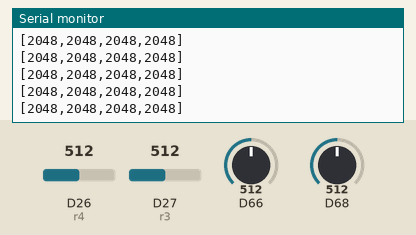
Recording of a sketch running on a simulated Arduino Due. Parts: the last lines printed to the serial monitor. The test bench sets the inputs (shaded band); at power-on: D26 (r4) = 512, D27 (r3) = 512, D66 = 512, D68 = 512 (analog values on the 0–1023 scale).

Above: at 1.2 s.
1.3 s: D26 (r4) set to 716
At 1.56 s:
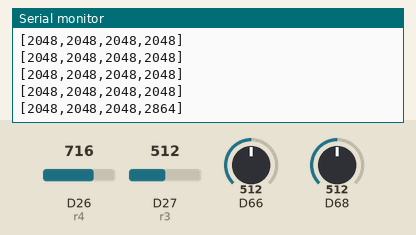
2.8 s: D27 (r3) set to 716
At 2.96 s:
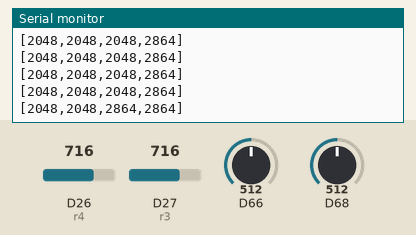
4.3 s: D66 set to 716
At 4.37 s:
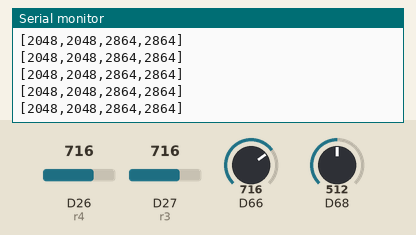
5.8 s: D68 set to 716
At 5.97 s:
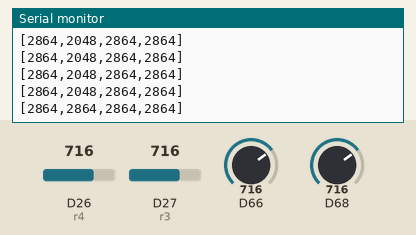
7.3 s: D26 (r4) set to 992
At 7.38 s:
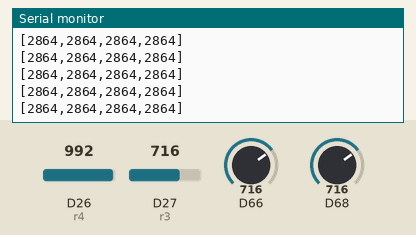
8.8 s: D27 (r3) set to 992
At 8.98 s:
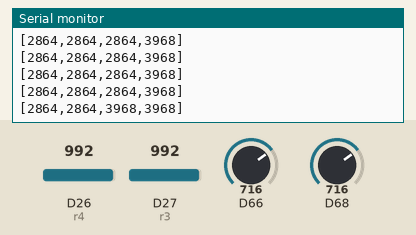
Timing chart, 0 to 11.3 s (numbered marks = the images above; inputs shaded):
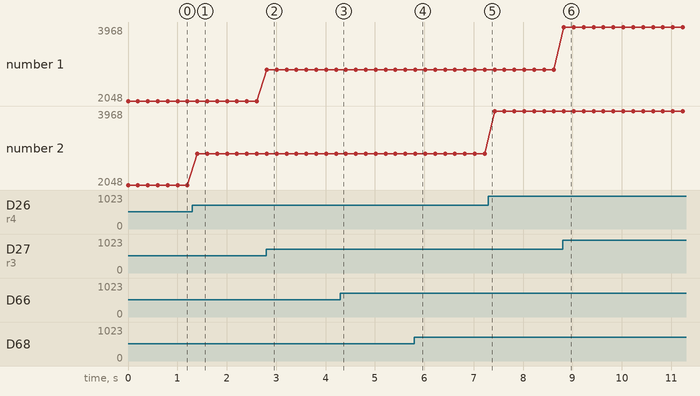

Measured:
- after the input at 1.3 s, the serial monitor: prints a new line after 0.10 s (image 1)
- after the input at 2.8 s, the serial monitor: prints a new line at once (image 2)
- after the input at 5.8 s, the serial monitor: prints a new line at once (image 4)
- after the input at 8.8 s, the serial monitor: prints a new line at once (image 6)
- plotted number 2: 2048 → 2864 after the input at 1.3 s, 2864 → 3968 after the input at 7.3 s

The sketch:

photoresistor_test.ino
```cpp
int r1 = 12;
int r2 = 14;
int r3 = 27;
int r4 = 26;

void setup() {
  analogReadResolution(12);
  Serial.begin(115200);
}

void loop() {
  int r1val = analogRead(r1);
  int r2val = analogRead(r2);
  int r3val = analogRead(r3);
  int r4val = analogRead(r4);
  Serial.printf("[%d,%d,%d,%d]\n", r1val, r2val, r3val, r4val);
  delay(200);
}
```
